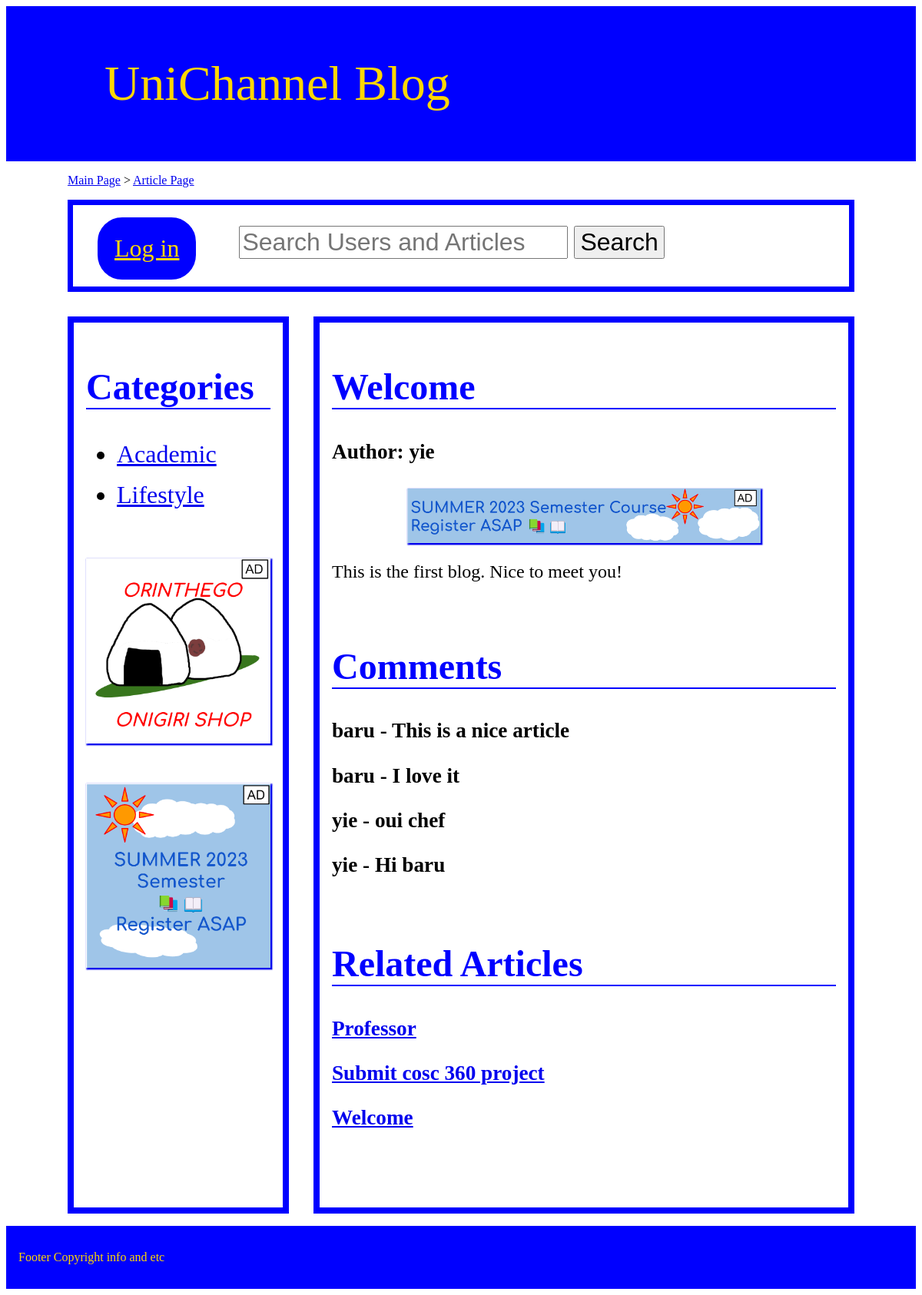
/article.php?articleId=5&articleTitle=Welcome, run on the app's committed database.
### tables this page shows
CREATE TABLE IF NOT EXISTS `Articles` (
  `articleId` int(11) NOT NULL,
  `articleTitle` varchar(30) NOT NULL,
  `username` varchar(10) DEFAULT NULL,
  `categoryId` int(11) DEFAULT NULL,
  `tagId` int(11) DEFAULT NULL,
  `articleBody` varchar(300) DEFAULT NULL,
  `views` int(11) DEFAULT NULL,
  `isDisabled` binary(1) DEFAULT NULL
);

CREATE TABLE IF NOT EXISTS `Comments` (
  `commentId` int(11) NOT NULL,
  `username` varchar(10) NOT NULL,
  `articleId` int(11) NOT NULL,
  `commentBody` varchar(100) NOT NULL,
  `uploadTime` timestamp NOT NULL DEFAULT CURRENT_TIMESTAMP
);

### article.php (the view, shortened to what this page needs)
<?php
$servername = "cosc360.ok.ubc.ca";
$server_username = "83395822";
$server_password = "83395822";
$dbname = "db_83395822";
$conn = mysqli_connect($servername, $server_username, $server_password, $dbname);
$articleId = null;
if (isset($_GET['articleId'])) {
    $articleId = $_GET['articleId'];
}
?>
<!DOCTYPE html>
<html>
<head>
    <link rel="stylesheet" href="css/default.css">
    <link rel="stylesheet" href="css/article.css">
</head>
<body>
    <header><a href="main.php">UniChannel Blog</a></header>
    <div id=trail>
        <p><a href="main.php">Main Page</a> > <a href='article.php?articleId=<?php echo $articleId; ?>'>Article Page</a>
        </p>
    </div>
    <?php
    include "include/top_left.php";
    echo ('<a href="#"><img src="ads/short/' . rand(1, 3) . '.png" alt="Advertisement"></a>');
    echo ('</div>');
    ?>
    <div id="right">
        <?php
        if (isset($_GET['articleId'])) {
            $categoryId = "";
            $sql1 = "SELECT * FROM Articles WHERE articleId =  '$articleId'";
            $result1 = mysqli_query($conn, $sql1);
            if (mysqli_num_rows($result1) > 0) {
                while ($row = mysqli_fetch_assoc($result1)) {
                    echo "<h2>" . $row["articleTitle"] . "</h2>";
                    echo "<h3>Author: " . $row['username'] . "</h3>";
                    include "include/ad_long.php";
                    echo "<p>" . $row["articleBody"] . "</p>";
                    $categoryId = $row['categoryId'];
                }
            }
            $sql4 = "SELECT * FROM Comments WHERE articleId = '$articleId'";
            $result4 = mysqli_query($conn, $sql4);
            echo ("<br><h2>Comments</h2>");
            if (mysqli_num_rows($result4) > 0) {
                while ($row = mysqli_fetch_assoc($result4)) {
                    echo ('<h3>' . $row["username"] . ' - ' . $row["commentBody"] . '</h3>');
                }
            } else {
                echo "No comments yet";
            }
            $sql5 = "SELECT * FROM Articles WHERE categoryId = '$categoryId' ORDER BY views LIMIT 3";
            $result5 = mysqli_query($conn, $sql5);
            echo ("<br><h2>Related Articles</h2>");
            if (mysqli_num_rows($result5) > 0) {
                while ($row = mysqli_fetch_assoc($result5)) {
                    echo ('<h3><a href="article.php?articleId=' . $row["articleId"] . '">' . $row["articleTitle"] . '</a></h3>');
                }
            }
        } else {
            echo "Article not found";
        }
        ?>
    </div>
    <?php
    include "include/footer.php";
    ?>
</body>
</html>

### include/ad_long.php
<?php
echo ('<a href="#"><img src="ads/long/' . rand(1,3) . '.png" alt="Advertisement"></a>');
?>

### css/default.css (style rules this page uses)
header { font-size: 4em; background-color: blue; color: gold; padding: 1em 0em 1em 2em; }
header a { text-decoration: none; color: gold; }
h2 { font-size: 3em; color: blue; border-bottom: 0.05em solid blue; }
div#trail { margin: 0em 0em 0em 5em; }
div#left img { margin: 3em 0em 0em 0em; box-shadow: 0.1em 0.1em 0.1em 0.1em; width: 100%; }

### css/article.css (style rules this page uses)
div#right { border: 0.5em solid blue; margin: 0em 5em 0em 25em; padding: 1em; height: 70em; overflow: scroll; }
div#right img { display: block; margin-right: auto; margin-left: auto; margin-top: 2em; width: 70%; box-shadow: 0.1em 0.1em 0.1em 0.1em; }
h3 { font-size: 1.7em; color: black; }
div#right p { font-size: 1.5em; }

### data on the page
articles: articleTitle "Welcome", username "yie", articleBody "This is the first blog. Nice to meet you!"
comments: username "baru", commentBody "This is a nice article"
comments: username "baru", commentBody "I love it"
comments: username "yie", commentBody "oui chef"
comments: username "yie", commentBody "Hi baru"
articles: articleTitle "Professor"
articles: articleTitle "Submit cosc 360 project"
